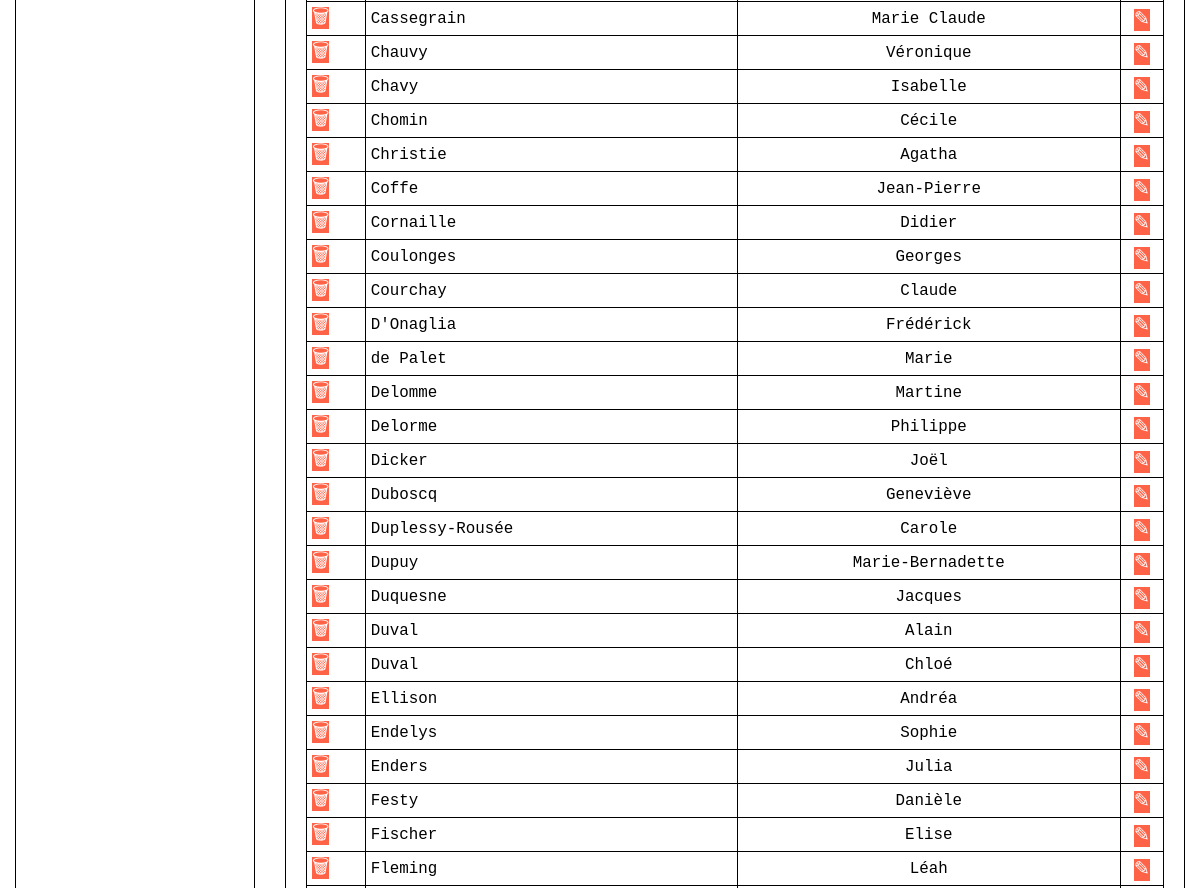
/?section=auteur&action=voir (middle part), run on an earlier commit of the app's database.
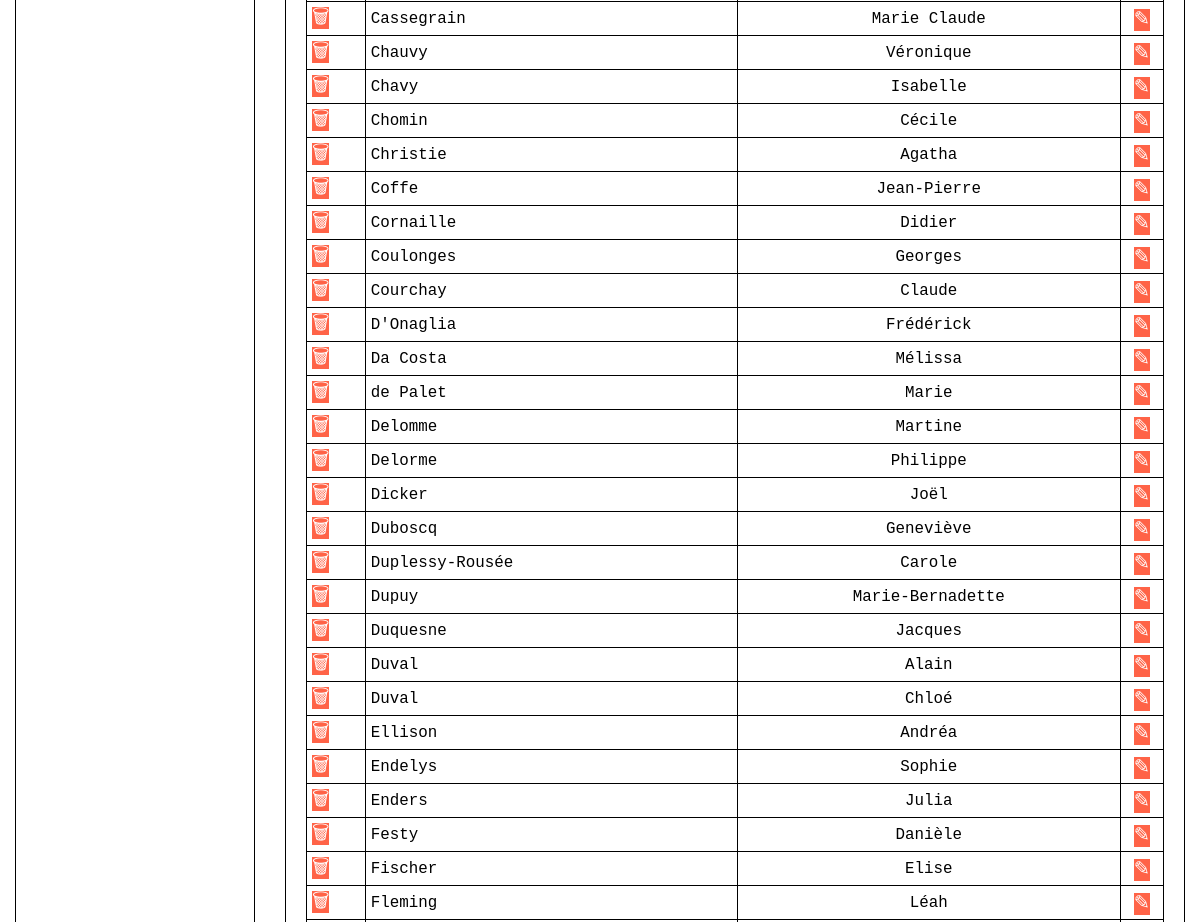
And on a later commit of the database.
### tables this page shows
CREATE TABLE `auteur` (
  `auteur_id` int(11) NOT NULL,
  `nom` varchar(80) NOT NULL,
  `prenom` varchar(80) NOT NULL
);

### index.php (called while the page is built, shortened)
<?php
    include("views/html/header.php");
    include("controllers/router.php");
    include("views/html/footer.php");
?>

### controllers/auteur/voir.php (called while the page is built, shortened)
<?php
$db = connexion();
if(isset($_POST["nom"], $_POST["prenom"])){
    $nom = "%".trim($_POST["nom"])."%";
    $prenom = "%".trim($_POST["prenom"])."%";
    $db = connexion();
    if(strlen($nom) > 0 && strlen($prenom)> 0){
        $requete= "select auteur_id, nom, prenom from auteur  where nom LIKE :nom AND prenom LIKE :prenom";
        $stmt = $db->prepare($requete);
        $stmt->execute(
            array(
            ':nom' => $nom,
            ':prenom' => $prenom
            )
        );
    }
    else {
        if(strlen($nom) == 0){
            $requete= "select auteur_id, nom, prenom from auteur  where prenom LIKE :prenom";
            $stmt = $db->prepare($requete);
            $stmt->execute(
                array(
                ':prenom' => $prenom
                )
            );
        }
        else {
            $requete= "select auteur_id, nom, prenom from auteur  where nom LIKE :nom";
            $stmt = $db->prepare($requete);
            $stmt->execute(
                array(
                ':nom' => $nom
                )
            );
        }
    }
    $auteurs = $stmt->fetchAll();
    $countAuteurs = count($auteurs);
}
else {
    $requete= "select auteur_id,nom, prenom from auteur";
    $stmt = $db->prepare($requete);
    $stmt->execute(
        array(
        )
    );
    $auteurs = $stmt->fetchAll();
}
include("views/auteur/voir.php");
?>

### views/auteur/voir.php (the view, shortened to what this page needs)
<div class="flex row sa">
    <div id="gauche">
    </div>
    <div id="droite">
        <table>
            <tbody>
            <?php
            if(count($auteurs) > 0){
                foreach($auteurs as $auteur){
                    echo "<tr>";
                    echo "<td><a class='btn' href='?section=auteur&action=supprimer&id=".$auteur["auteur_id"]."'>🗑</a>";
                    echo "<td>" . $auteur["nom"] . "</td>";
                    echo "<td>" . $auteur["prenom"] . "</td>";
                    echo "<td><a class='btn' href='?section=auteur&action=modifier&id=".$auteur["auteur_id"]."'>✎</a>";
                    echo "</tr>";
                }
            }
            else {
                if(strlen($message) == 0){
                    $message = "Il n'y a pas de auteurs";
                }
            }
            ?>
             </tbody>
        </table>
    </div>
    </div>

### views/html/header.php (shortened to what this page needs)
<!DOCTYPE html>
<html lang="en">
<head>
    <link rel="stylesheet" href="public/css/style.css">
</head>
<body>

### controllers/router.php (shortened to what this page needs)
<?php
    $tab = [
        "livre" => ["search_auteur", "search_titre","voir", "ajouter", "modifier", "supprimer"],
        "auteur" => ["voir", "ajouter", "modifier", "supprimer"],
        "genre" => ["voir", "ajouter", "modifier", "supprimer"],
        "support" => ["voir", "ajouter", "modifier", "supprimer"],
        "backup" => ["voir"]
    ];
    if(isset($_GET["section"], $_GET["action"])){
        $section = $_GET["section"];
        $action = $_GET["action"];
        if(array_key_exists($section, $tab)){
            if(in_array($action,$tab[$section])){
                include("controllers/$section/$action.php");
            }
            else {
                include("views/error/404.php");
            }
        }
        else {
            include("views/error/404.php");
        }
    }
    else {
        include("controllers/livre/search_auteur.php");
    }
?>

### public/css/style.css (style rules this page uses)
* { margin:0; padding:0; box-sizing: border-box; font-family: monospace; font-size: 1.1rem }
table, td, th { border: 1px solid black; }
td:nth-of-type(2), td:first-of-type { text-align: left; padding-left: 5px; }
table { border-collapse: collapse; width: 100%; }
.flex { display: flex; }
.row { flex-direction: row; }
.sa { justify-content: space-around; }
#gauche, #droite { border: 1px solid black; border-radius: 15px; padding: 20px; }
#gauche { width: 20%; }
#droite { width: 75%; }
.btn { width: 100%; background-color: tomato; border:none; text-decoration: none; color : white; }

What changed in the data, as far as the page shows it:
added auteur: nom "Da Costa", prenom "Mélissa"
